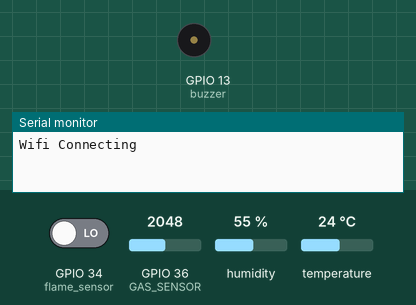
Recording of a sketch running on a simulated ESP32. Shown: buzzer (waves = sounding, pin HIGH), the last lines printed to the serial monitor. Inputs (shaded band) come from the test bench; at power-on: GPIO 36 (GAS_SENSOR) = 2048, GPIO 34 (flame_sensor) LOW, humidity 55 %, temperature 24 °C. WiFi joins after 1.5 s; servers stay silent unless stated; web services answer with replies made up by the test bench.

Above: at 0.1 s.
At 2.7 s:
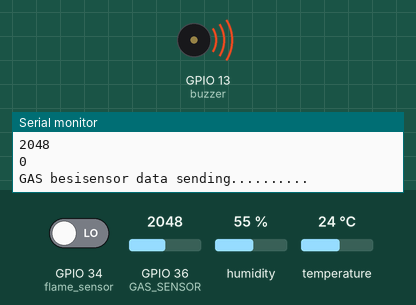
2.8 s: GPIO 36 (GAS_SENSOR) set to 442
4.3 s: GPIO 36 (GAS_SENSOR) set to 368
Timing chart, 0 to 7.3 s (numbered marks = the images above; inputs shaded):
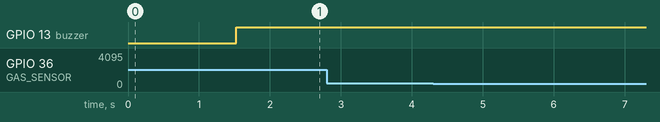

The sketch:

esp32-parts.ino
```cpp
#include <WiFi.h>
#include <HTTPClient.h>
#include "DHT.h"
#include <Wire.h>
#define DHTPIN    35
#define DHTTYPE DHT11
#define GAS_SENSOR A0
int value1, value2, value3, value4;
int buzzer = 13;
const int flame_sensor = 34;

DHT dht(DHTPIN, DHTTYPE);
WiFiClientSecure client;

int sensorThreshold = 400;
String server = "http://maker.ifttt.com";
String eventName = "new_data";
String IFTTT_Key = "oLPl3VTknlSUN7TkYGosXWbJR10xMF3Onmf9_ws9-Cy";
const char * ssid = "Dip-Home";
const char * password = "abcd1234";
String GOOGLE_SCRIPT_ID = "AKfycbxXNpgxs1ZliKbKTrLJf4nQ8TjSqnGN2r0vM0fBaXPO13kI7B0CikaBh5PrhJcYFR8sNg";
void setup() {

  Serial.begin(115200);
  pinMode(buzzer, OUTPUT);
  dht.begin();
  WiFi.mode(WIFI_STA);
  WiFi.begin(ssid, password);
  Serial.print("Wifi Connecting");
  while (WiFi.status() != WL_CONNECTED) {
    delay(500);
    Serial.print('.');
  }
  Serial.println("Wifi Connected !!!");
}

void loop() {
  value1 = dht.readHumidity();
  value2 = dht.readTemperature();
  value3 = analogRead(GAS_SENSOR);
  value4 = digitalRead(flame_sensor);
  Serial.println(value1);
  Serial.println(value2);
  Serial.println(value3);
  Serial.println(value4);

  if (value3 > sensorThreshold){
   Serial.print("GAS besi");
  digitalWrite(buzzer, HIGH);
  }
  if(value4 == 1) {
  Serial.print("FIRE DETECTED!");
  digitalWrite(buzzer, HIGH);
  send_event("fireprevention");
  }
  data_send(value2,value3,value4);
}
void data_send(int value1,int value2,int value3)
{

  Serial.println("sensor data sending..........");
  String url = server + "/trigger/" + eventName + "/with/key/" + IFTTT_Key +
               "?value1=" + String((int)value1) + "&value2="+String((int)value2) + "&value3="+String((int)value3);
  HTTPClient http;
  http.begin(url);
  int httpCode = http.GET();
  if(httpCode > 0){
   if(httpCode == HTTP_CODE_OK) {
      String payload = http.getString();
      Serial.println(payload);
      Serial.println("data send successfully");
    }
  }
  else Serial.printf("HTTP Request failed, exception: %s\n", http.errorToString(httpCode).c_str());

}
void data_read(){
    Serial.println("command receiving from cloud");
  String url="https://script.google.com/macros/s/"+GOOGLE_SCRIPT_ID+"/exec?read";
  Serial.println("Making a request");
   HTTPClient http;
  http.begin(url.c_str());
  http.setFollowRedirects(HTTPC_STRICT_FOLLOW_REDIRECTS);
  int httpCode = http.GET();
  String payload;
  if (httpCode > 0) {
       if(httpCode == HTTP_CODE_OK) {
        payload = http.getString();
        Serial.println(payload);
  }
  }
  else Serial.printf("HTTP Request failed, error: %s\n", http.errorToString(httpCode).c_str());
  http.end();
}
void send_event(const char *event)
{
  Serial.print("Connecting to ");
  Serial.println(server);
  WiFiClient client;
  const int httpPort = 80;
  if (!client.connect(server, httpPort)) {
    Serial.println("Connection failed");
    return;
  }
  String url = "/trigger/";
  url += event;
  url += "/with/key/";
  url += IFTTT_Key;
  Serial.print("Requesting URL: ");
  Serial.println(url);
  client.print(String("GET ") + url + " HTTP/1.1\r\n" +
               "Host: " + server + "\r\n" +
               "Connection: close\r\n\r\n");
  while(client.connected())
  {
    if(client.available())
    {
      String line = client.readStringUntil('\r');
      Serial.print(line);
    } else {
      delay(50);
    };
  }
  Serial.println();
  Serial.println("closing connection");
  client.stop();
}
```
